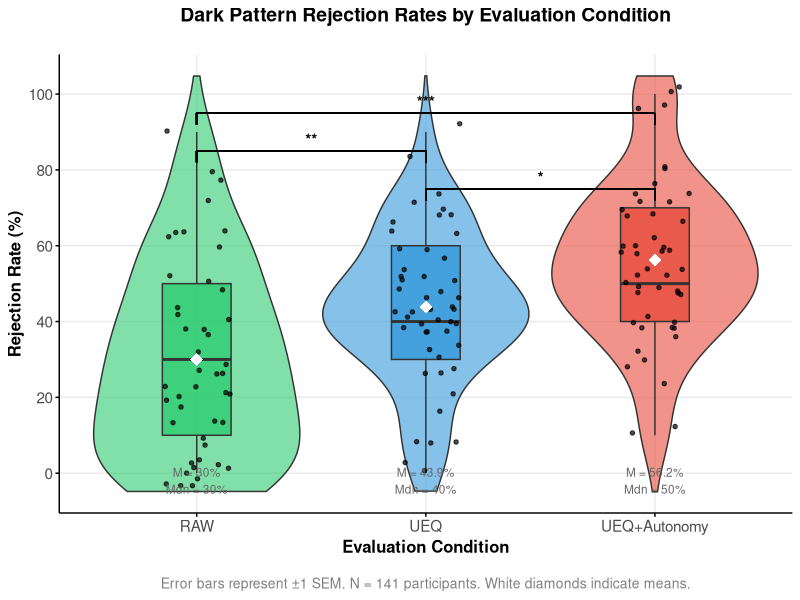
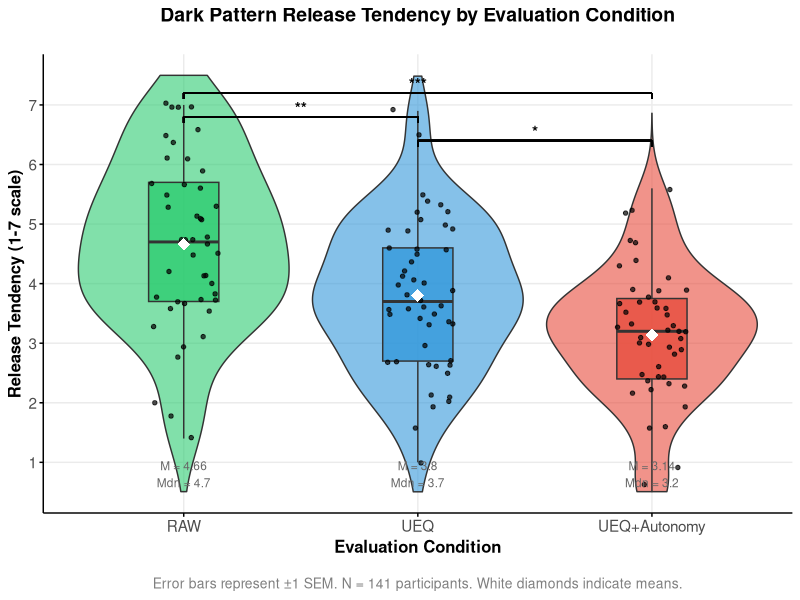
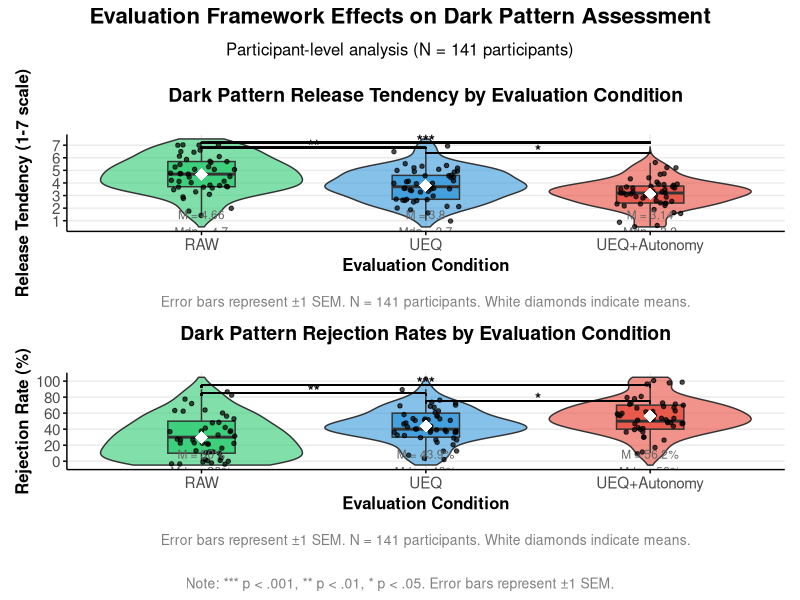

Recreate these plots in R, in order.
# Create Publication-Ready Participant-Level Plots with Statistical Annotations
# APA-compliant visualizations with significance testing and proper formatting

library(dplyr)
library(ggplot2)
library(patchwork)

cat("=== CREATING PUBLICATION-READY PARTICIPANT-LEVEL PLOTS ===\n")

# Load data
data <- read.csv("results/three_condition_interface_data.csv")
data$rejection <- 1 - data$release_binary

# Calculate participant-level means
participant_means <- data %>%
  group_by(ResponseId, condition) %>%
  summarise(
    participant_mean_rejection = mean(rejection),
    participant_mean_tendency = mean(tendency_numeric),
    n_interfaces = n(),
    .groups = "drop"
  ) %>%
  mutate(condition_f = factor(condition, 
                             levels = c("RAW", "UEQ", "UEQ+Autonomy"),
                             labels = c("RAW", "UEQ", "UEQ+Autonomy")))

# Calculate descriptive statistics
descriptive_stats <- participant_means %>%
  group_by(condition_f) %>%
  summarise(
    n = n(),
    mean_rejection = mean(participant_mean_rejection),
    median_rejection = median(participant_mean_rejection),
    sd_rejection = sd(participant_mean_rejection),
    se_rejection = sd_rejection / sqrt(n),
    mean_tendency = mean(participant_mean_tendency),
    median_tendency = median(participant_mean_tendency),
    sd_tendency = sd(participant_mean_tendency),
    se_tendency = sd_tendency / sqrt(n),
    .groups = "drop"
  )

cat("DESCRIPTIVE STATISTICS:\n")
print(descriptive_stats)

# === STATISTICAL TESTS ===
cat("\nSTATISTICAL TESTS:\n")

# ANOVA
rejection_aov <- aov(participant_mean_rejection ~ condition_f, data = participant_means)
tendency_aov <- aov(participant_mean_tendency ~ condition_f, data = participant_means)

rejection_summary <- summary(rejection_aov)
tendency_summary <- summary(tendency_aov)

# Post-hoc tests (Tukey HSD)
rejection_tukey <- TukeyHSD(rejection_aov)
tendency_tukey <- TukeyHSD(tendency_aov)

cat("Rejection ANOVA: F(2,138) =", round(rejection_summary[[1]][["F value"]][1], 2), 
    ", p =", format(rejection_summary[[1]][["Pr(>F)"]][1], scientific = TRUE), "\n")
cat("Tendency ANOVA: F(2,138) =", round(tendency_summary[[1]][["F value"]][1], 2), 
    ", p =", format(tendency_summary[[1]][["Pr(>F)"]][1], scientific = TRUE), "\n")

# Extract significance levels for annotations
rej_tukey_results <- as.data.frame(rejection_tukey$condition_f)
tend_tukey_results <- as.data.frame(tendency_tukey$condition_f)

cat("\nPost-hoc comparisons (Tukey HSD):\n")
cat("REJECTION:\n")
print(rej_tukey_results)
cat("\nTENDENCY:\n")
print(tend_tukey_results)

# Function to get significance stars
get_sig_stars <- function(p_value) {
  if (p_value < 0.001) return("***")
  if (p_value < 0.01) return("**")
  if (p_value < 0.05) return("*")
  return("ns")
}

# === PUBLICATION-READY REJECTION PLOT ===
p_rejection_pub <- ggplot(participant_means, aes(x = condition_f, y = participant_mean_rejection * 100, fill = condition_f)) +
  # Violin plots
  geom_violin(alpha = 0.6, trim = FALSE, scale = "width") +
  # Box plots
  geom_boxplot(width = 0.3, alpha = 0.8, outlier.shape = NA) +
  # Individual points
  geom_jitter(width = 0.15, alpha = 0.7, size = 1.2) +
  # Mean points
  stat_summary(fun = mean, geom = "point", shape = 18, size = 4, color = "white", stroke = 0.5) +
  # Color scheme
  scale_fill_manual(values = c("RAW" = "#2ecc71", "UEQ" = "#3498db", "UEQ+Autonomy" = "#e74c3c")) +
  scale_y_continuous(limits = c(-5, 105), breaks = seq(0, 100, 20)) +
  labs(
    title = "Dark Pattern Rejection Rates by Evaluation Condition",
    x = "Evaluation Condition",
    y = "Rejection Rate (%)",
    caption = paste("Error bars represent ±1 SEM. N =", nrow(participant_means), "participants.",
                   "White diamonds indicate means.")
  ) +
  theme_minimal() +
  theme(
    legend.position = "none",
    plot.title = element_text(size = 14, face = "bold", hjust = 0.5, margin = margin(b = 20)),
    plot.caption = element_text(size = 10, hjust = 0.5, color = "gray50", margin = margin(t = 15)),
    axis.title = element_text(size = 12, face = "bold"),
    axis.text = element_text(size = 11),
    panel.grid.minor = element_blank(),
    axis.line = element_line(color = "black", size = 0.5),
    axis.ticks = element_line(color = "black", size = 0.5)
  ) +
  # Add significance brackets and annotations
  # RAW vs UEQ
  geom_segment(aes(x = 1, xend = 2, y = 85, yend = 85), 
               color = "black", linewidth = 0.5, inherit.aes = FALSE) +
  geom_segment(aes(x = 1, xend = 1, y = 82, yend = 85), 
               color = "black", linewidth = 0.5, inherit.aes = FALSE) +
  geom_segment(aes(x = 2, xend = 2, y = 82, yend = 85), 
               color = "black", linewidth = 0.5, inherit.aes = FALSE) +
  annotate("text", x = 1.5, y = 88, 
           label = get_sig_stars(rej_tukey_results["UEQ-RAW", "p adj"]), 
           color = "black", size = 4, fontface = "bold") +
  
  # UEQ vs UEQ+Autonomy
  geom_segment(aes(x = 2, xend = 3, y = 75, yend = 75), 
               color = "black", linewidth = 0.5, inherit.aes = FALSE) +
  geom_segment(aes(x = 2, xend = 2, y = 72, yend = 75), 
               color = "black", linewidth = 0.5, inherit.aes = FALSE) +
  geom_segment(aes(x = 3, xend = 3, y = 72, yend = 75), 
               color = "black", linewidth = 0.5, inherit.aes = FALSE) +
  annotate("text", x = 2.5, y = 78, 
           label = get_sig_stars(rej_tukey_results["UEQ+Autonomy-UEQ", "p adj"]), 
           color = "black", size = 4, fontface = "bold") +
  
  # RAW vs UEQ+Autonomy
  geom_segment(aes(x = 1, xend = 3, y = 95, yend = 95), 
               color = "black", linewidth = 0.5, inherit.aes = FALSE) +
  geom_segment(aes(x = 1, xend = 1, y = 92, yend = 95), 
               color = "black", linewidth = 0.5, inherit.aes = FALSE) +
  geom_segment(aes(x = 3, xend = 3, y = 92, yend = 95), 
               color = "black", linewidth = 0.5, inherit.aes = FALSE) +
  annotate("text", x = 2, y = 98, 
           label = get_sig_stars(rej_tukey_results["UEQ+Autonomy-RAW", "p adj"]), 
           color = "black", size = 4, fontface = "bold") +
  
  # Add descriptive statistics text
  annotate("text", x = 1, y = -2, 
           label = paste0("M = ", round(descriptive_stats$mean_rejection[1] * 100, 1), 
                         "%\nMdn = ", round(descriptive_stats$median_rejection[1] * 100, 1), "%"), 
           size = 3, hjust = 0.5, color = "gray40") +
  annotate("text", x = 2, y = -2, 
           label = paste0("M = ", round(descriptive_stats$mean_rejection[2] * 100, 1), 
                         "%\nMdn = ", round(descriptive_stats$median_rejection[2] * 100, 1), "%"), 
           size = 3, hjust = 0.5, color = "gray40") +
  annotate("text", x = 3, y = -2, 
           label = paste0("M = ", round(descriptive_stats$mean_rejection[3] * 100, 1), 
                         "%\nMdn = ", round(descriptive_stats$median_rejection[3] * 100, 1), "%"), 
           size = 3, hjust = 0.5, color = "gray40")

# === PUBLICATION-READY TENDENCY PLOT ===
p_tendency_pub <- ggplot(participant_means, aes(x = condition_f, y = participant_mean_tendency, fill = condition_f)) +
  # Violin plots
  geom_violin(alpha = 0.6, trim = FALSE, scale = "width") +
  # Box plots
  geom_boxplot(width = 0.3, alpha = 0.8, outlier.shape = NA) +
  # Individual points
  geom_jitter(width = 0.15, alpha = 0.7, size = 1.2) +
  # Mean points
  stat_summary(fun = mean, geom = "point", shape = 18, size = 4, color = "white", stroke = 0.5) +
  # Color scheme
  scale_fill_manual(values = c("RAW" = "#2ecc71", "UEQ" = "#3498db", "UEQ+Autonomy" = "#e74c3c")) +
  scale_y_continuous(limits = c(0.5, 7.5), breaks = 1:7) +
  labs(
    title = "Dark Pattern Release Tendency by Evaluation Condition",
    x = "Evaluation Condition",
    y = "Release Tendency (1-7 scale)",
    caption = paste("Error bars represent ±1 SEM. N =", nrow(participant_means), "participants.",
                   "White diamonds indicate means.")
  ) +
  theme_minimal() +
  theme(
    legend.position = "none",
    plot.title = element_text(size = 14, face = "bold", hjust = 0.5, margin = margin(b = 20)),
    plot.caption = element_text(size = 10, hjust = 0.5, color = "gray50", margin = margin(t = 15)),
    axis.title = element_text(size = 12, face = "bold"),
    axis.text = element_text(size = 11),
    panel.grid.minor = element_blank(),
    axis.line = element_line(color = "black", size = 0.5),
    axis.ticks = element_line(color = "black", size = 0.5)
  ) +
  # Add significance brackets and annotations
  # RAW vs UEQ
  geom_segment(aes(x = 1, xend = 2, y = 6.8, yend = 6.8), 
               color = "black", linewidth = 0.5, inherit.aes = FALSE) +
  geom_segment(aes(x = 1, xend = 1, y = 6.7, yend = 6.8), 
               color = "black", linewidth = 0.5, inherit.aes = FALSE) +
  geom_segment(aes(x = 2, xend = 2, y = 6.7, yend = 6.8), 
               color = "black", linewidth = 0.5, inherit.aes = FALSE) +
  annotate("text", x = 1.5, y = 6.95, 
           label = get_sig_stars(tend_tukey_results["UEQ-RAW", "p adj"]), 
           color = "black", size = 4, fontface = "bold") +
  
  # UEQ vs UEQ+Autonomy
  geom_segment(aes(x = 2, xend = 3, y = 6.4, yend = 6.4), 
               color = "black", linewidth = 0.5, inherit.aes = FALSE) +
  geom_segment(aes(x = 2, xend = 2, y = 6.3, yend = 6.4), 
               color = "black", linewidth = 0.5, inherit.aes = FALSE) +
  geom_segment(aes(x = 3, xend = 3, y = 6.3, yend = 6.4), 
               color = "black", linewidth = 0.5, inherit.aes = FALSE) +
  annotate("text", x = 2.5, y = 6.55, 
           label = get_sig_stars(tend_tukey_results["UEQ+Autonomy-UEQ", "p adj"]), 
           color = "black", size = 4, fontface = "bold") +
  
  # RAW vs UEQ+Autonomy
  geom_segment(aes(x = 1, xend = 3, y = 7.2, yend = 7.2), 
               color = "black", linewidth = 0.5, inherit.aes = FALSE) +
  geom_segment(aes(x = 1, xend = 1, y = 7.1, yend = 7.2), 
               color = "black", linewidth = 0.5, inherit.aes = FALSE) +
  geom_segment(aes(x = 3, xend = 3, y = 7.1, yend = 7.2), 
               color = "black", linewidth = 0.5, inherit.aes = FALSE) +
  annotate("text", x = 2, y = 7.35, 
           label = get_sig_stars(tend_tukey_results["UEQ+Autonomy-RAW", "p adj"]), 
           color = "black", size = 4, fontface = "bold") +
  
  # Add descriptive statistics text
  annotate("text", x = 1, y = 0.8, 
           label = paste0("M = ", round(descriptive_stats$mean_tendency[1], 2), 
                         "\nMdn = ", round(descriptive_stats$median_tendency[1], 2)), 
           size = 3, hjust = 0.5, color = "gray40") +
  annotate("text", x = 2, y = 0.8, 
           label = paste0("M = ", round(descriptive_stats$mean_tendency[2], 2), 
                         "\nMdn = ", round(descriptive_stats$median_tendency[2], 2)), 
           size = 3, hjust = 0.5, color = "gray40") +
  annotate("text", x = 3, y = 0.8, 
           label = paste0("M = ", round(descriptive_stats$mean_tendency[3], 2), 
                         "\nMdn = ", round(descriptive_stats$median_tendency[3], 2)), 
           size = 3, hjust = 0.5, color = "gray40")

# === SAVE PUBLICATION-READY PLOTS ===
if(!dir.exists("plots")) {
  dir.create("plots")
}

ggsave("plots/participant_rejection_publication_ready.png", p_rejection_pub, 
       width = 8, height = 6, dpi = 300)
ggsave("plots/participant_tendency_publication_ready.png", p_tendency_pub, 
       width = 8, height = 6, dpi = 300)

# Combined publication plot
combined_pub <- p_tendency_pub / p_rejection_pub +
  plot_annotation(
    title = "Evaluation Framework Effects on Dark Pattern Assessment",
    subtitle = "Participant-level analysis (N = 141 participants)",
    caption = "Note: *** p < .001, ** p < .01, * p < .05. Error bars represent ±1 SEM.",
    theme = theme(
      plot.title = element_text(size = 16, face = "bold", hjust = 0.5, margin = margin(b = 10)),
      plot.subtitle = element_text(size = 12, hjust = 0.5, margin = margin(b = 15)),
      plot.caption = element_text(size = 10, hjust = 0.5, color = "gray50", margin = margin(t = 15))
    )
  )

ggsave("plots/participant_combined_publication_ready.png", combined_pub, 
       width = 8, height = 10, dpi = 300)

cat("✓ PUBLICATION-READY PLOTS CREATED!\n")
cat("✓ Plots saved:\n")
cat("• plots/participant_rejection_publication_ready.png\n")
cat("• plots/participant_tendency_publication_ready.png\n")
cat("• plots/participant_combined_publication_ready.png\n\n")

# === STATISTICAL SUMMARY FOR PAPER ===
cat("STATISTICAL SUMMARY FOR PAPER:\n")
cat("=============================\n")
cat("REJECTION RATES:\n")
for(i in 1:3) {
  cond <- descriptive_stats$condition_f[i]
  cat(sprintf("%s: M = %.1f%%, SD = %.1f%%, Mdn = %.1f%%\n", 
              cond, 
              descriptive_stats$mean_rejection[i] * 100,
              descriptive_stats$sd_rejection[i] * 100,
              descriptive_stats$median_rejection[i] * 100))
}

cat("\nTENDENCY SCORES:\n")
for(i in 1:3) {
  cond <- descriptive_stats$condition_f[i]
  cat(sprintf("%s: M = %.2f, SD = %.2f, Mdn = %.2f\n", 
              cond, 
              descriptive_stats$mean_tendency[i],
              descriptive_stats$sd_tendency[i],
              descriptive_stats$median_tendency[i]))
}

cat("\nANOVA RESULTS:\n")
cat(sprintf("Rejection: F(2,138) = %.2f, p = %.2e\n", 
            rejection_summary[[1]][["F value"]][1], 
            rejection_summary[[1]][["Pr(>F)"]][1]))
cat(sprintf("Tendency: F(2,138) = %.2f, p = %.2e\n", 
            tendency_summary[[1]][["F value"]][1], 
            tendency_summary[[1]][["Pr(>F)"]][1]))

cat("\n✓ Publication-ready analysis complete!\n")
